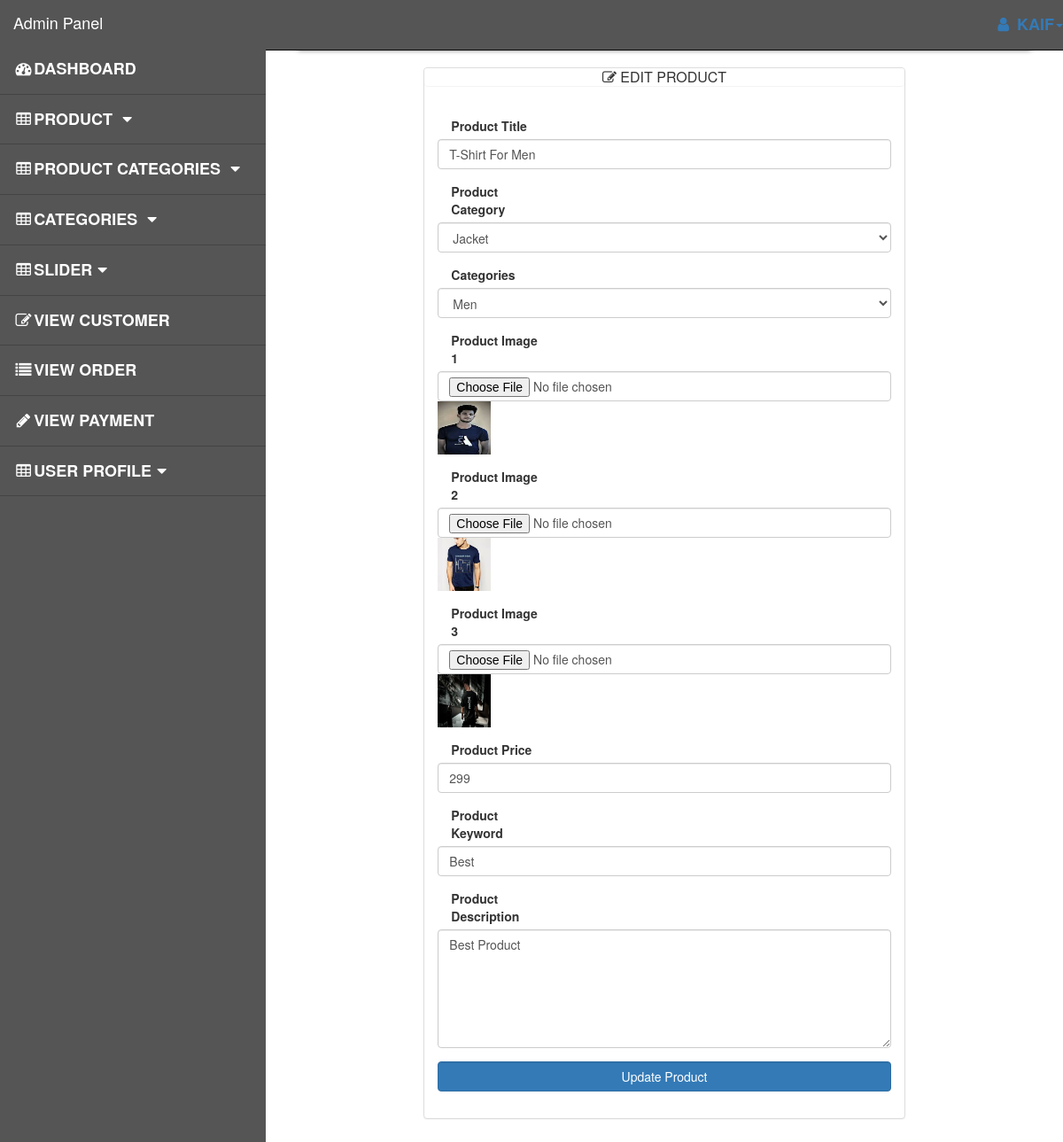
/admin_area/index.php?Edit_Product=25 (signed in), run on the app's committed database.
### tables this page shows
CREATE TABLE `product` (
  `product_id` int(10) NOT NULL,
  `p_cat_Id` int(10) NOT NULL,
  `cat_id` int(10) NOT NULL,
  `date` timestamp NOT NULL DEFAULT current_timestamp() ON UPDATE current_timestamp(),
  `product_title` text NOT NULL,
  `product_img1` text NOT NULL,
  `product_img2` text NOT NULL,
  `product_img3` text NOT NULL,
  `product_price` int(10) NOT NULL,
  `product_desc` text NOT NULL,
  `product_keyword` text NOT NULL
);

### admin_area/edit_product.php (the view, shortened to what this page needs)
<?php
include("include/db.php");
 if(!isset($_SESSION['admin_email'])){
   echo "<script>window.open('login.php','_self')</script>";
 }else{
?>
<!DOCTYPE html>
<html lang="en">
<head>
  <link rel="stylesheet" href="style/style.css">
  <link rel="stylesheet" href="https://maxcdn.bootstrapcdn.com/bootstrap/3.4.1/css/bootstrap.min.css">
  <link rel="stylesheet" href="https://cdnjs.cloudflare.com/ajax/libs/font-awesome/4.7.0/css/font-awesome.min.css">
</head>
<body>
  <div class="row">
    <div class="col-lg-12">
      <div class="breadcrumb">
        <li class="active">
          <i class="fa fa-dashboard">DashBoard/Insert Product</i>
        </li>
      </div>
    </div>
  </div>
  <div class="row">
    <div class="col-md-2">
    </div>
    <div class="col-lg-8">
      <div class="panel panel-default">
        <div class="panel heading">
          <h3 class="panel-title" align='center' id='size'>
            <i class="fa fa-edit"></i> EDIT PRODUCT
          </h3>
        </div>
         <?php
          if(isset($_GET['Edit_Product'])){
            $edit_id=$_GET['Edit_Product'];
            $select_product="SELECT * FROM product WHERE product_id='$edit_id' ";
            $run_product=mysqli_query($con,$select_product);
            $row_product=mysqli_fetch_array($run_product);
            $p_title=$row_product['product_title'];
            $p_cat_id=$row_product['p_cat_Id'];
            $cat_id=$row_product['cat_id'];
            $p_img1=$row_product['product_img1'];
            $p_img2=$row_product['product_img2'];
            $p_img3=$row_product['product_img3'];
            $p_price=$row_product['product_price'];
            $p_desc=$row_product['product_desc'];
            $p_keyword=$row_product['product_keyword'];
          }
         ?>
        <div class="panel-body">
          <form action="#" class="form-horizental" method="post" enctype="multipart/form-data">
            <div class="form-group">
              <label class="col-md-3 control-label">Product Title</label>
              <input type="text" placeholder='Enter Product Title' name="product_title" id="product_title" class="form-control" value="<?php echo $p_title;?>" required>
            </div>
            <div class="form-group">
              <label class="col-md-3 control-label">Product Category</label>
              <select name="product_cat" id="product_cat" class="form-control">
                <?php
                $get_p_cats = "SELECT *FROM product_categories";
                $run_p_cats = mysqli_query($con, $get_p_cats);
                while ($row = mysqli_fetch_array($run_p_cats)) {
                  $c_title = $row['p_cat_title'];
                  echo "
                        <option value='$p_cat_id'>$c_title</option>
                       ";
                }
                ?>
              </select>
            </div>
            <div class="form-group">
              <label class="col-md-3 control-label">Categories</label>
              <select name="cat" id="cat" class="form-control">
                <?php
                $get_cats = "SELECT *FROM categories";
                $run_cats = mysqli_query($con,$get_cats);
                while ($row = mysqli_fetch_array($run_cats)) {
                  $c_title = $row['cat_title'];
                  echo "
                       <option value='$cat_id'>$c_title</option>
                       ";
                }
                ?>
              </select>
            </div>
            <div class="form-group">
              <label class="col-md-3 control-label">Product Image 1</label>
              <input type="file" name="product_img1" id="product_img1" class="form-control">
              <img src="product_images/<?php echo $p_img1;?>" height='60px' width='60px' alt="" srcset="">
            </div>
            <div class="form-group">
              <label class="col-md-3 control-label">Product Image 2</label>
              <input type="file" name="product_img2" id="product_img2" class="form-control" >
              <img src="product_images/<?php echo $p_img2;?>" height='60px' width='60px' alt="" srcset="">
            </div>
            <div class="form-group">
              <label class="col-md-3 control-label">Product Image 3</label>
              <input type="file" name="product_img3" id="product_img3" class="form-control">
              <img src="product_images/<?php echo $p_img3;?>" height='60px' width='60px' alt="" srcset="">
            </div>
            <div class="form-group">
              <label class="col-md-3 control-label">Product Price</label>
              <input type="text" name="product_price" id="product_price" placeholder='Enter Price' class="form-control" value='<?php echo $p_price;?>'>
            </div>
            <div class="form-group">
              <label class="col-md-3 control-label">Product Keyword</label>
              <input type="text" name="product_keyword" id="product_keyword" placeholder='Enter Keyword' class="form-control" value='<?php echo $p_keyword;?>'>
            </div>
            <div class="form-group">
              <label class="col-md-3 control-label">Product Description</label>
              <textarea name="product_desc" id="product_desc" placeholder='Enter Product Description' class="form-control" rows="6"><?php echo $p_desc;?>
              </textarea>
            </div>
            <div class="form-group">
              <input type="submit" name='update' id='update' value="Update Product" class="form-control btn btn-primary">
            </div>
          </form>
        </div>
      </div>
    </div>
    <div class="col-md-2">
    </div>
  </div>
</body>
</html>
<?php }?>

### admin_area/include/sidebar.php (shortened to what this page needs)
<?php
 if(!isset($_SESSION['admin_email'])){
   echo "<script>window.open('../login.php','_self')</script>";
 }else{
?>
<!DOCTYPE html>
<html lang="en">
<head>
    <link rel="stylesheet" href="css/style.css">
    <link rel="stylesheet" href="https://maxcdn.bootstrapcdn.com/bootstrap/3.4.1/css/bootstrap.min.css">
    <link rel="stylesheet" href="https://cdnjs.cloudflare.com/ajax/libs/font-awesome/4.7.0/css/font-awesome.min.css">
    <link href="https://cdnjs.cloudflare.com/ajax/libs/font-awesome/4.7.0/css/font-awesome.min.css" rel="stylesheet">
</head>
  <nav class="navbar navbar-inverse navbar-fixed-top" style="background-color: #555555;font-size:18px;">
    <div class="navbar-header">
      <a href="index.php?Admin Panel" class="navbar-brand"  style="background-color:#555555;">Admin Panel</a>
    </div>
    <ul class="nav navbar-right top-nav">
      <li class="dropdown">
        <a href="#" data-toggle="collapse" data-target="#dropdown">
          <i class="fa fa-user">&nbsp;&nbsp;</i><?php echo $admin_name;?><b class="caret"></b>
        </a>
      </li>
    </ul>
    <div class='collapse navbar-collapse navbar-ex1-collapse'>
      <ul class='nav sidebar-nav'>
        <li>
          <a href="index.php?Dashboard">
            <i class="fa fa-fw fa-dashboard" ></i>Dashboard
          </a>
        </li>
          <li>
            <a href="#" data-toggle="collapse" data-target="#product">
              <i class="fa fa-fw fa-table"></i>Product <i class='fa fa-fw fa-caret-down'></i>
            </a>
          </li>
         <li>
            <a href="#" data-toggle="collapse" data-target="#product_categories">
              <i class="fa fa-fw fa-table"></i>Product Categories <i class='fa fa-fw fa-caret-down'></i>
            </a>
          </li>
        <li>
            <a href="#" data-toggle="collapse" data-target="#product_cat">
              <i class="fa fa-fw fa-table"></i>Categories <i class='fa fa-fw fa-caret-down'></i>
            </a>
          </li>
        <li>
            <a href="#" data-toggle="collapse" data-target="#slider">
              <i class="fa fa-fw fa-table"></i>Slider<i class='fa fa-fw fa-caret-down'></i>
            </a>
          </li>
         <li>
           <a href="index.php?View Customer">
             <i class="fa fa-fw fa-edit"></i>View Customer
           </a>
         </li>
        <li>
           <a href="index.php?View Order">
             <i class="fa fa-fw fa-list"></i>View Order
           </a>
         </li>
        <li>
           <a href="index.php?View Payment">
             <i class="fa fa-fw fa-pencil"></i>View Payment
           </a>
         </li>
        <li>
            <a href="#" data-toggle="collapse" data-target="#user">
              <i class="fa fa-fw fa-table"></i>User Profile<i class='fa fa-fw fa-caret-down'></i>
            </a>
          </li>
      </ul>
    </div>
  </nav>
<?php } ?>

### admin_area/css/style.css (style rules this page uses)
body { font-family: Arial, sans-serif; margin: 0; padding: 0; background-color: #f4f4f4; }
.navbar { margin: 0; border-radius: 0; }
.navbar-brand { font-size: 24px; color: white !important; }
.sidebar-nav { list-style: none; padding: 0; margin-top: -1px; background-color: #555555; color: white; position: fixed; top: 51px; left: 0; bottom: 0; overflow-y: auto; width: 100%; }
.sidebar-nav li { margin-top: 100px; border-bottom: 1px solid #444; }
.sidebar-nav a { display: block; color: white; background-color: #555555; padding: 12px 20px; text-decoration: none; font-size: 16px; list-style: none; }
.sidebar-nav ul, .sidebar-nav li { list-style: none; margin: 0; padding: 0; background: black; }
@media (min-width: 768px) { .sidebar-nav { width: 250px; } }
@media (min-width: 768px) { .collapse.navbar-collapse { margin-left: 250px; } }
@media (min-width: 992px) { .navbar { font-size: 18px; } }
@media (min-width: 992px) { .sidebar-nav { width: 300px; } }
@media (min-width: 992px) { .collapse.navbar-collapse { margin-left: 300px; } }

### style/style.css (style rules this page uses)
body { font-family: "Roboto",helvetics,arial,sana-serif; font-size: 14px; line-height: 1.4287143; color: #333333; background-color: #f0f0f0; }
.navbar { background-color: white; }
.navbar-brand { float: left; padding: 10px 15px; font-size: 18px; line-height: 20px; height: 20px; }
.navbar ul.nav>li>a { text-transform: uppercase; font-weight: bold; font-size: 18px; padding: 15px; }
.btn-primary { color: rgb(255, 255,255); background-color: aqua; border-color:rgb(46, 25, 162); }
.breadcrumb { padding: 8px 15px; margin-bottom: 20px; background-color: #ffffff; border-radius: 0; box-shadow: 0 1px 5px rgb(0,0,0,0.5); }

### data on the page
product: product_title "T-Shirt For Men", product_img1 (picture), product_img2 (picture), product_img3 (picture), product_price "299", product_keyword "Best", product_desc "Best Product"

### other printed values
$admin_name "KAIF"
form field product_cat "Jacket"
form field cat "Men"
